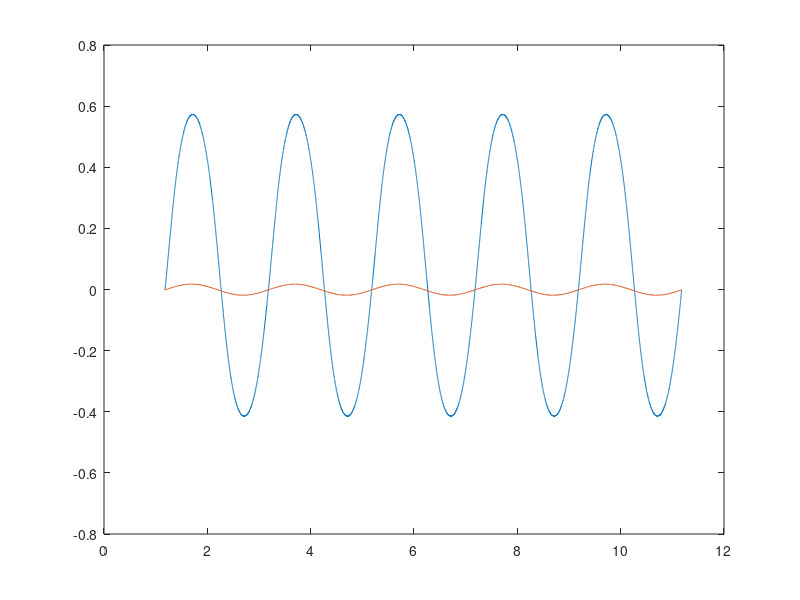

Write MATLAB code to recreate this figure. (Note: this script raises an error after producing the figure.)
clc; clear;
data = load("exp1_031.mat");
int_g = load("est_tf.mat");
int_sys= int_g.sys;
time = data.exp1_031.X.Data;
Ts_arr = diff(time);
mean_diff = mean(Ts_arr);
std_diff = std(Ts_arr);
Ts = mean_diff;

inp_lvdt = data.exp1_031.Y(1).Data; % Amplifier out
out_lvdt = data.exp1_031.Y(2).Data; % LVDT Out
inp_ampf = data.exp1_031.Y(3).Data; % Inp to amplifier

zero_crossings = find(diff(sign(out_lvdt)) ~= 0);
start_index = zero_crossings(2);
end_index = zero_crossings(14);


inp_lvdt_trimmed = inp_lvdt(start_index:end_index);
out_lvdt_trimmed = out_lvdt(start_index:end_index);
time_trimmed = time(start_index:end_index);
figure(1)
plot(time_trimmed, out_lvdt_trimmed, time_trimmed, inp_lvdt_trimmed)

meas = iddata(out_lvdt_trimmed', inp_lvdt_trimmed', Ts);
figure(2)
compare(meas,int_sys)